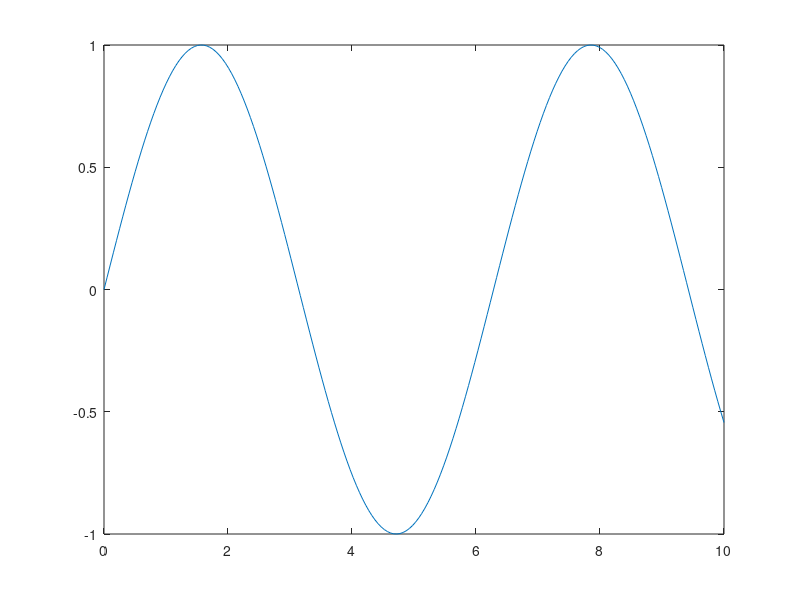

This figure's MATLAB source:
clear all
close all
clc

%comment a single line
x = linspace(0, 10, 200);
y=sin(x);
plot(x,y);




disp("I' m Nipun");%this is a string_fill_char
disp("Hello World");
disp("I'm going to learn octave");
